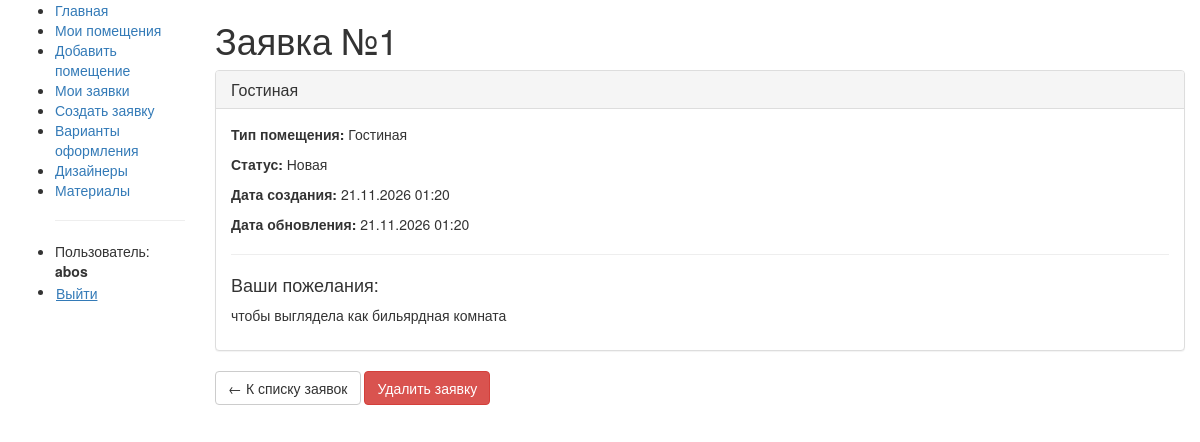
The page /request/1/ (signed in) on the database its author committed.
### studio/models.py (models this page shows, shortened)
class Request(models.Model):
    STATUS_CHOICES = [
        ('new', 'Новая'),
        ('in_progress', 'В работе'),
        ('done', 'Завершена'),
        ('rejected', 'Отклонена'),
    ]
    user = models.ForeignKey(
        User,
        on_delete=models.CASCADE,
        verbose_name="Пользователь"
    )
    room_type = models.CharField(
        max_length=20,
        choices=[
            ('bedroom', 'Спальня'),
            ('bathroom', 'Ванная'),
            ('kitchen', 'Кухня'),
            ('living_room', 'Гостиная'),
            ('office', 'Офис'),
            ('other', 'Другое'),
        ],
        default='other',
        verbose_name="Тип помещения"
    )
    message = models.TextField(verbose_name="Пожелания к дизайну")
    status = models.CharField(
        max_length=20,
        choices=STATUS_CHOICES,
        default='new',
        verbose_name="Статус"
    )
    created_at = models.DateTimeField(auto_now_add=True, verbose_name="Дата создания")
    updated_at = models.DateTimeField(auto_now=True, verbose_name="Дата обновления")
    class Meta:
        ordering = ['-created_at']
        verbose_name = "Заявка"
        verbose_name_plural = "Заявки"

### studio/views.py (the view)
# urls.py: path('request/<int:pk>/', views.RequestDetailView.as_view(), name='request-detail'),
class RequestDetailView(LoginRequiredMixin, generic.DetailView):
    model = Request
    template_name = 'studio/request_detail.html'
    context_object_name = 'request'
    def get_queryset(self):
        return Request.objects.filter(user=self.request.user)

### studio/templates/studio/request_detail.html
{% extends "base_generic.html" %}
{% block content %}
<h1>Заявка №{{ request.id }}</h1>
<div class="panel panel-default">
    <div class="panel-heading">
        <h3 class="panel-title">{{ request.get_room_type_display }}</h3>
    </div>
    <div class="panel-body">
        <p><strong>Тип помещения:</strong> {{ request.get_room_type_display }}</p>
        <p><strong>Статус:</strong> {{ request.get_status_display }}</p>
        <p><strong>Дата создания:</strong> {{ request.created_at|date:"d.m.Y H:i" }}</p>
        <p><strong>Дата обновления:</strong> {{ request.updated_at|date:"d.m.Y H:i" }}</p>
        <hr>
        <h4>Ваши пожелания:</h4>
        <p>{{ request.message }}</p>
    </div>
</div>
<p>
    <a href="{% url 'my-requests' %}" class="btn btn-default">← К списку заявок</a>
    <a href="{% url 'request-delete' request.id %}" class="btn btn-danger">Удалить заявку</a>
</p>
{% endblock %}

### studio/templates/base_generic.html (shortened to what this page needs)
<!DOCTYPE html>
<html lang="ru">
<head>
    <link rel="stylesheet" href="https://maxcdn.bootstrapcdn.com/bootstrap/3.3.7/css/bootstrap.min.css">
    {% load static %}
    <link rel="stylesheet" href="{% static 'css/styles.css' %}">
</head>
<body>
    <div class="container-fluid">
        <div class="row">
            <div class="col-sm-2">
                <ul class="sidebar-nav">
                    <li><a href="{% url 'index' %}">Главная</a></li>
                    {% if user.is_authenticated %}
                        <li><a href="{% url 'rooms' %}">Мои помещения</a></li>
                        <li><a href="{% url 'room-create' %}">Добавить помещение</a></li>
                        <li><a href="{% url 'my-requests' %}">Мои заявки</a></li>
                        <li><a href="{% url 'request-create' %}">Создать заявку</a></li>
                        <li><a href="{% url 'proposals' %}">Варианты оформления</a></li>
                        <li><a href="{% url 'designers' %}">Дизайнеры</a></li>
                        <li><a href="{% url 'materials' %}">Материалы</a></li>
                        <hr>
                        <li>Пользователь: <strong>{{ user.username }}</strong></li>
                        <li>
                            <form method="post" action="{% url 'logout' %}" style="display:inline;">
                                <button type="submit" class="btn btn-link" style="padding: 0; text-decoration: underline;">Выйти</button>
                            </form>
                        </li>
                    {% else %}
                        <hr>
                        <li><a href="{% url 'login' %}">Войти</a></li>
                        <li><a href="{% url 'register' %}">Регистрация</a></li>
                    {% endif %}
                </ul>
            </div>
            <div class="col-sm-10">
                {% block content %}{% endblock %}
            </div>
        </div>
    </div>
</body>
</html>

### rows shown on the page
Request: id "1", room_type "Гостиная", status "Новая", created_at "21.11.2026 01:20", updated_at "21.11.2026 01:20", message "чтобы выглядела как бильярдная комната"

### other values the page prints
{{ user.username }} "abos"
